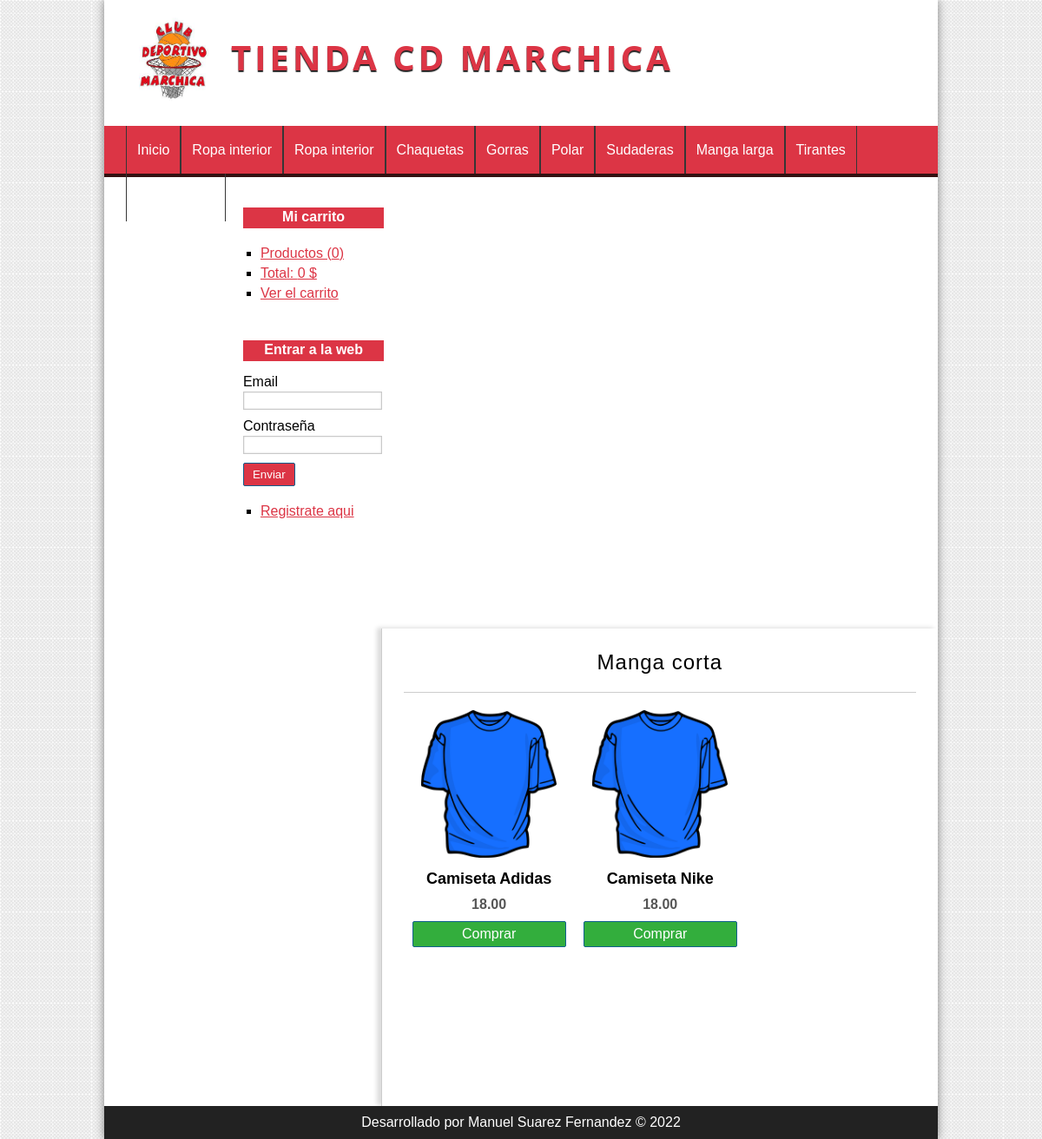
The page /categoria/ver&id=1 on the database its author committed.
### tables this page shows
CREATE TABLE `categorias` (
  `id` int(255) NOT NULL AUTO_INCREMENT,
  `nombre` varchar(100) NOT NULL,
  PRIMARY KEY (`id`)
);

CREATE TABLE `productos` (
  `id` int(255) NOT NULL AUTO_INCREMENT,
  `categoria_id` int(255) NOT NULL,
  `nombre` varchar(100) NOT NULL,
  `descripcion` text DEFAULT NULL,
  `precio` float(100,2) NOT NULL,
  `stock` int(255) NOT NULL,
  `oferta` varchar(2) DEFAULT NULL,
  `fecha` date NOT NULL,
  `imagen` varchar(255) DEFAULT NULL,
  PRIMARY KEY (`id`),
  KEY `fk_producto_categoria` (`categoria_id`),
  CONSTRAINT `fk_producto_categoria` FOREIGN KEY (`categoria_id`) REFERENCES `categorias` (`id`)
);

### config/db.php (called while the page is built)
<?php
class Database{
	public static function connect(){
		$db = new mysqli('localhost', 'root', '', 'tienda_master');
		$db->query("SET NAMES 'utf8'");
		return $db;
	}
}

### helpers/utils.php (called while the page is built, shortened)
<?php
class Utils{
	public static function showCategorias(){
		require_once 'models/categoria.php';
		$categoria = new Categoria();
		$categorias = $categoria->getAll();
		return $categorias;
	}
}

### models/categoria.php (called while the page is built, shortened)
<?php
class Categoria{
	private $id;
	private $db;
	public function __construct() {
		$this->db = Database::connect();
	}
	function getId() {
		return $this->id;
	}
	function setId($id) {
		$this->id = $id;
	}
	public function getAll(){
		$categorias = $this->db->query("SELECT * FROM categorias ORDER BY id DESC;");
		return $categorias;
	}
	public function getOne(){
		$categoria = $this->db->query("SELECT * FROM categorias WHERE id={$this->getId()}");
		return $categoria->fetch_object();
	}
}

### controllers/CategoriaController.php (called while the page is built, shortened)
<?php
require_once 'models/categoria.php';
require_once 'models/producto.php';
class categoriaController{
	public function ver(){
		if(isset($_GET['id'])){
			$id = $_GET['id'];
			$categoria = new Categoria();
			$categoria->setId($id);
			$categoria = $categoria->getOne();
			$producto = new Producto();
			$producto->setCategoria_id($id);
			$productos = $producto->getAllCategory();
		}
		require_once 'views/categoria/ver.php';
	}
}

### models/producto.php (called while the page is built, shortened)
<?php
class Producto{
	private $categoria_id;
	private $db;
	public function __construct() {
		$this->db = Database::connect();
	}
	function getCategoria_id() {
		return $this->categoria_id;
	}
	function setCategoria_id($categoria_id) {
		$this->categoria_id = $categoria_id;
	}
	public function getAllCategory(){
		$sql = "SELECT p.*, c.nombre AS 'catnombre' FROM productos p "
				. "INNER JOIN categorias c ON c.id = p.categoria_id "
				. "WHERE p.categoria_id = {$this->getCategoria_id()} "
				. "ORDER BY id DESC";
		$productos = $this->db->query($sql);
		return $productos;
	}
}

### views/categoria/ver.php (the view)
<?php if (isset($categoria)): ?>
	<h1><?= $categoria->nombre ?></h1>
	<?php if ($productos->num_rows == 0): ?>
		<p>No hay productos para mostrar</p>
	<?php else: ?>
		<?php while ($product = $productos->fetch_object()): ?>
			<div class="product">
				<a href="<?= base_url ?>producto/ver&id=<?= $product->id ?>">
					<?php if ($product->imagen != null): ?>
						<img src="<?= base_url ?>uploads/images/<?= $product->imagen ?>" />
					<?php else: ?>
						<img src="<?= base_url ?>assets/img/camiseta.png" />
					<?php endif; ?>
					<h2><?= $product->nombre ?></h2>
				</a>
				<p><?= $product->precio ?></p>
				<a href="<?=base_url?>carrito/add&id=<?=$product->id?>" class="button">Comprar</a>
			</div>
		<?php endwhile; ?>
	<?php endif; ?>
<?php else: ?>
	<h1>La categoría no existe</h1>
<?php endif; ?>

### views/layout/header.php (shortened to what this page needs)
<!DOCTYPE HTML>
<html lang="es">
	<head>
		<link rel="stylesheet" href="<?=base_url?>assets/css/styles.css" />
	</head>
	<body>
		<div id="container">
			<header id="header">
				<div id="logo">
					<img src="<?=base_url?>assets/img/icono.png" alt="Icono" />
					<a href="<?=base_url?>">
						Tienda CD Marchica
					</a>
				</div>
			</header>
			<?php $categorias = Utils::showCategorias(); ?>
			<nav id="menu">
				<ul>
					<li>
						<a href="<?=base_url?>">Inicio</a>
					</li>
					<?php while($cat = $categorias->fetch_object()): ?>
						<li>
							<a href="<?=base_url?>categoria/ver&id=<?=$cat->id?>"><?=$cat->nombre?></a>
						</li>
					<?php endwhile; ?>
				</ul>
			</nav>
			<div id="content">

### assets/css/styles.css (style rules this page uses)
* { padding: 0px; margin: 0px; font-family: sans-serif, Helvetica, Arial; }
body { background: url(../img/bg.png); }
a { color: #dc3545; }
#container { width: 80%; margin: 0px auto; box-shadow: 0px 0px 10px gray; background: white; }
#header { height: 145px; background: white; }
#logo { padding: 20px; margin-left: 20px; float:left; }
#logo img { float:left; height: 100px; }
#logo a { float:left; font-size: 40px; letter-spacing: 4px; font-family: 'Open Sans', Helvetica, Arial; text-transform: uppercase; color: #dc3545; font-weight: bold; text-decoration: none; margin-top: 18px; margin-left: 25px; text-shadow: 0px 2px 1px #222222; transition: all 300ms; }
#menu { clear:both; background: #dc3545; color: white; height: 55px; border-bottom: 4px solid #341111; }
#menu ul { list-style: none; text-decoration: none; margin: 0px auto; margin-left: 25px; }
#menu ul li { line-height: 55px; float:left; border-right: 1px solid #363636; }
#menu a { display: block; color: white; text-decoration: none; padding-left: 12px; padding-right: 12px; transition: all 300ms; }
#menu a:first-child { border-left: 1px solid #363636; }
#content { margin: 0px auto; overflow: hidden; background: white; }
input[type="button"], input[type="submit"], button, .button { display: block; border-radius: 2px; width: auto; padding: 5px; padding-left: 10px; padding-right: 10px; color: white; background: #dc3545; border: 1px solid #11608E; cursor:pointer; }
.button { background: #33AE3D; color: white !important; text-decoration: none; }
#central h1 { font-size: 24px; font-weight: normal; letter-spacing: 1px; text-align: center; border-bottom: 1px solid #ccc; margin-bottom: 20px; padding: 20px; padding-top: 0px; }
.product { width: 30%; float:left; margin-left: 10px; margin-right: 10px; margin-bottom: 30px; text-align: center; }
.product a { color:black; text-decoration: none; }
.product img { height:170px; margin-bottom: 10px; }
.product h2 { font-size: 18px; margin-bottom: 10px; }
.product p { font-weight: bold; color: #555; margin-bottom: 10px; }

### rows shown on the page
categorias: nombre "Ropa interior"
categorias: nombre "Ropa interior"
categorias: nombre "Chaquetas"
categorias: nombre "Gorras"
categorias: nombre "Polar"
categorias: nombre "Sudaderas"
categorias: nombre "Manga larga"
categorias: nombre "Tirantes"
categorias: nombre "Manga corta"
productos: nombre "Camiseta Adidas", precio "18.00"
productos: nombre "Camiseta Nike", precio "18.00"

### other values the page prints
$stats['count'] "0"
$stats['total'] "0"
